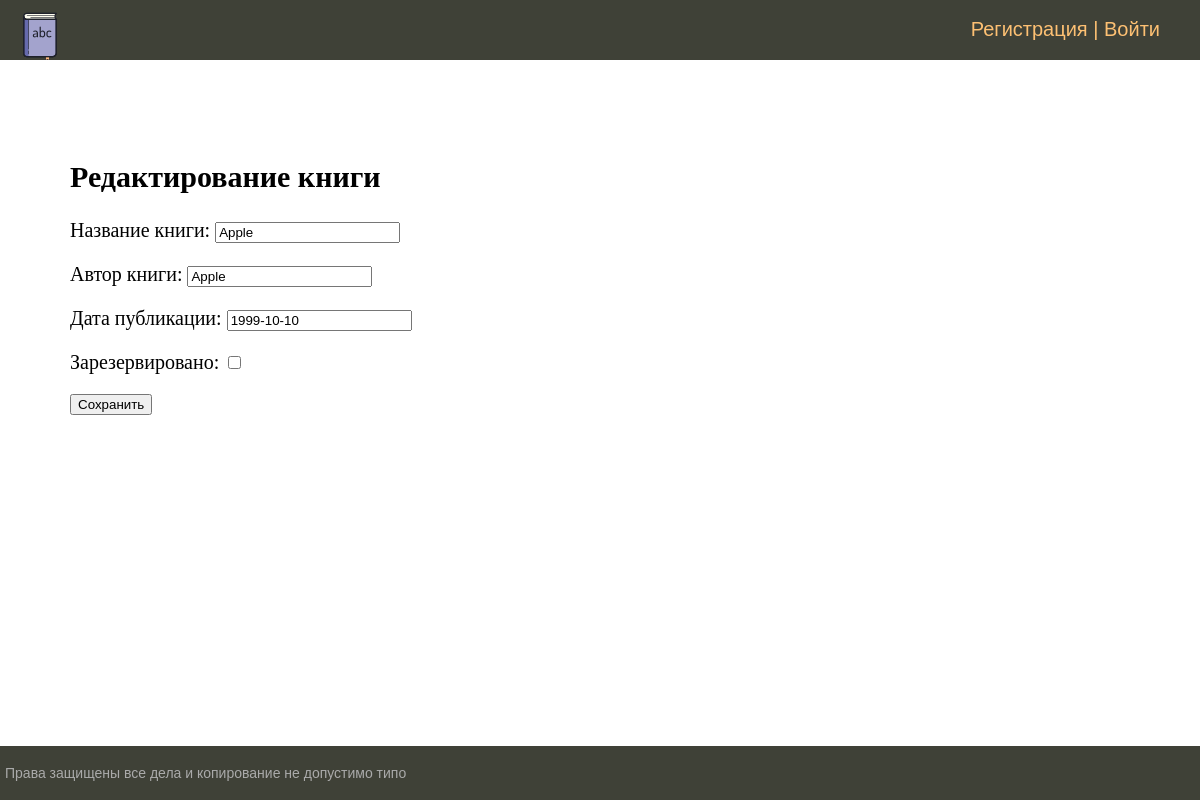
Screenshot of /editbook/6/ with the database file from the repository.
### books/models.py (models this page shows)
class Book(models.Model):
    title = models.CharField(max_length=100, verbose_name='Название книги')
    author = models.CharField(max_length=100, verbose_name='Автор книги')
    published_date = models.DateField(verbose_name='Дата публикации')
    is_reserved = models.BooleanField(default=False, verbose_name='Зарезервировано')

### books/views.py (the view)
# urls.py: path('editbook/<int:pk>/', EditBook.as_view(), name='edit_book'),
class EditBook(UpdateView):
    model = Book
    form_class = EditBookForm
    template_name = 'book/editbook.html'
    success_url = reverse_lazy('home')

### books/forms.py (shortened to what this page needs)
class EditBookForm(forms.ModelForm):
    class Meta:
        model = Book
        fields = ('title', 'author', 'published_date', 'is_reserved')
    def __init__(self, *args, **kwargs):
        super().__init__(*args, **kwargs)
        self.fields['published_date'].widget.attrs['type'] = 'date'

### books/templates/book/editbook.html (shortened to what this page needs)
{% extends 'book/base.html' %}
{% block content %}
  <h2>Редактирование книги</h2>
  <form method="post">
    {{ form.as_p }}
    <button type="submit">Сохранить</button>
  </form>
{% endblock %}

### books/static/book/css/styles.css (style rules this page uses)
html, body { font-family: 'Arial'; margin: 0; padding: 0; height: 100%; width: 100%; color: #444; }

### rows the page displays
Book: title "Apple", author "Apple", published_date "1999-10-10"
